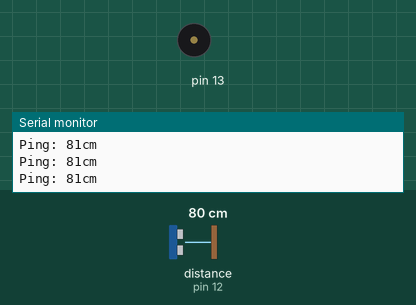
This sketch was run on a simulated Arduino Uno, built with avr-gcc and run on an emulated ATmega328P. Shown: buzzer (waves = sounding), the last lines printed to the serial monitor. The test bench sets the inputs (shaded band); at power-on: distance to the obstacle (sensor on pin 12) 80 cm. The echo pulse lasts 58.3 µs per cm.

Above: at 1.6 s.
1.7 s: distance to the obstacle (sensor on pin 12) set to 22 cm
3.2 s: distance to the obstacle (sensor on pin 12) set to 18 cm
At 3.6 s:
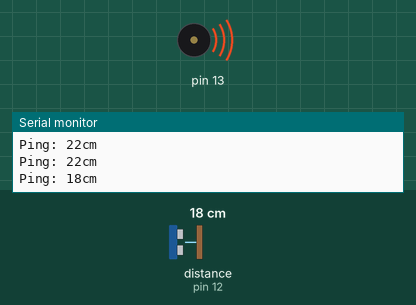
Timing chart, 0 to 6.2 s (numbered marks = the images above; inputs shaded):
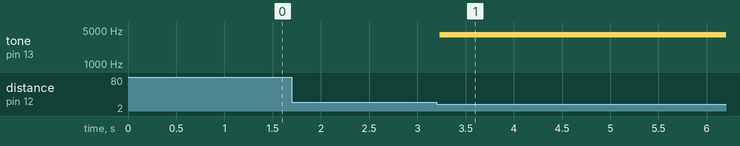

Measured:
- the behaviour switches between 20 and 19 cm on distance to the obstacle (sensor on pin 12) (found by bisection; images 0 and 1)
- after the input at 3.2 s, tone on pin 13: silent → 4000 Hz at once

The sketch:

NewPingExample2.ino
```cpp
// ---------------------------------------------------------------------------
// Example NewPing library sketch that does a ping about (insert) times per second.
// ---------------------------------------------------------------------------
#include <NewPing.h>

#define TRIGGER_PIN  10  // Arduino pin tied to trigger pin on the ultrasonic sensor.
#define ECHO_PIN     12  // Arduino pin tied to echo pin on the ultrasonic sensor.
#define MAX_DISTANCE 200 // Maximum distance we want to ping for (in centimeters). Maximum sensor distance is rated at 400-500cm.

NewPing sonar(TRIGGER_PIN, ECHO_PIN, MAX_DISTANCE); // NewPing setup of pins and maximum distance.

void setup() {
  Serial.begin(115200); // Open serial monitor at 115200 baud to see ping results.
}

void loop() {
  delay(400);                      // Wait 5000ms between pings (about 20 pings/sec). 29ms should be the shortest delay between pings.
  unsigned int uS = sonar.ping(); // Send ping, get ping time in microseconds (uS).
  Serial.print("Ping: ");
  int uScm=uS / US_ROUNDTRIP_CM;
  Serial.print(uScm);// Convert ping time to distance in cm and print result (0 = outside set distance range)
  if(uScm==0)
    digitalWrite(13,LOW);
  else if(uScm<20)
    tone(13,4000);
  else
    digitalWrite(13,LOW);
  Serial.println("cm");
}
```
